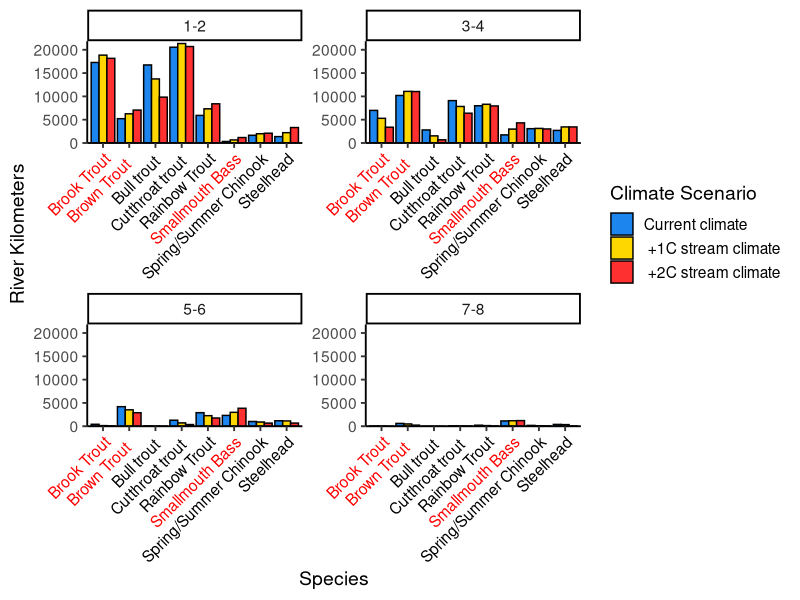
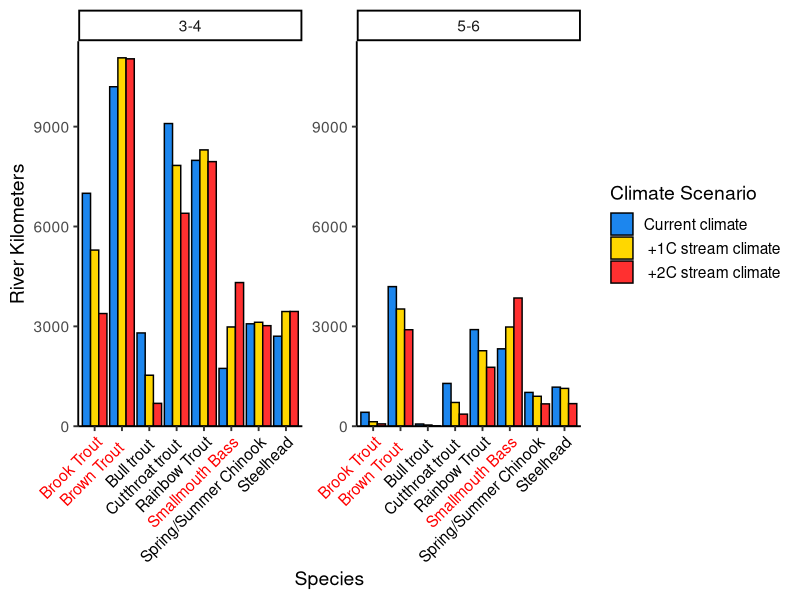
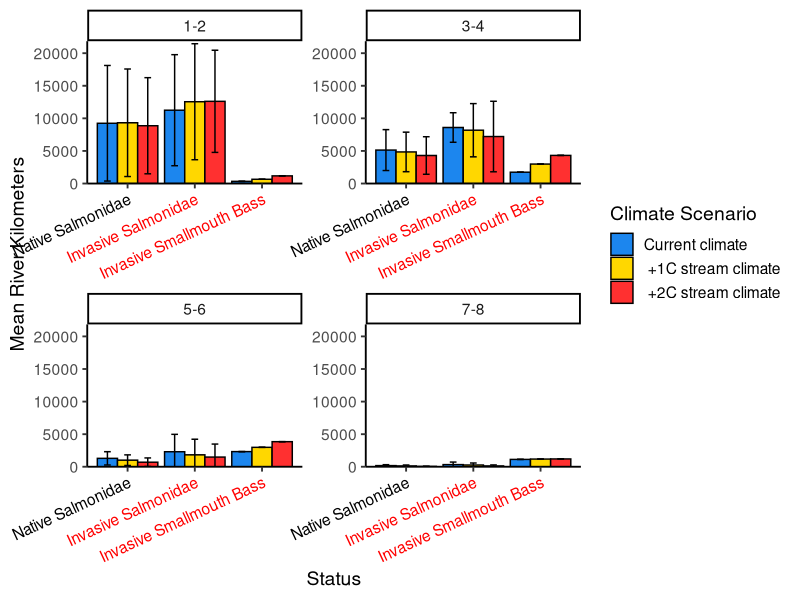

Reproduce these figures in R, in order. (Note: this script raises an error after producing the figures.)
#import data from Dan Isaak and USFS collaborators to visualize patterns across individual species and native vs. invasive status

#one thing to be very careful of: even opening the csv will convert the stream order range to a date

library(tidyverse)

#read in data
df <- read.csv("data_reformat.csv", na.strings = " . ")

#change NA to 0
df[is.na(df)] <- 0

#set columns from character to factor
df$Species <- as.factor(df$Species)
df$Taxonomy <- as.factor(df$Taxonomy)
df$Native_Invasive <- as.factor(df$Native_Invasive)
df$Climate <- as.factor(df$Climate)
df$Temperature.class <- as.factor(df$Temperature.class)
df$OrderClass <- as.factor(df$OrderClass)
df$Clearwater <- as.numeric(df$Clearwater)
df$MidSnake <- as.numeric(df$MidSnake)
df$Panhandle <- as.numeric(df$Panhandle)
df$Salmon <- as.numeric(df$Salmon)
df$SnakeBear <- as.numeric(df$SnakeBear)
df$Total <- as.numeric(df$Total)

#for now, we will focus in on optimal

df_optimal <- df %>%
  filter(Temperature.class == "Optimal") %>%
  select(Species, Taxonomy, Native_Invasive, Climate, OrderClass, Total)

#change factor order of climate

df_optimal$Climate_Scenario <- relevel(df_optimal$Climate, "Current climate")

#make species figure, so listing all of them

#color coding by native/invasive

df_optimal_sp <- ggplot(data = df_optimal, aes(x=Species, y = Total, fill=Climate_Scenario)) +
  geom_bar(stat="identity", position = "dodge", color = "black") +
  facet_wrap(~OrderClass, scales='free') +
  scale_fill_manual('Climate Scenario', values=c("dodgerblue2","gold","firebrick1")) +
  xlab("Species") +
  ylab("River Kilometers") +
  scale_y_continuous(expand = c(0,0), limits = c(0, max(df_optimal$Total+500))) +
  theme_classic(base_size=14) +
  guides(size = FALSE) +
  theme(axis.text.x = element_text(angle = 45, hjust=1, colour = c("red", "red", "black", "black", "black", "red", "black", "black")))

ggsave("df_optimal_sp.png", plot = df_optimal_sp, 
       width = 40, height = 20, units = "cm", dpi = 360)

#we talked about only looking at 3-4 and 5-6 stream order

df_optimal_order <- df_optimal %>%
  filter(OrderClass == "3-4" | OrderClass == "5-6")

df_optimal_sp_26 <- ggplot(data = df_optimal_order, aes(x=Species, y = Total, fill=Climate_Scenario)) +
  geom_bar(stat="identity", position = "dodge", color = "black") +
  facet_wrap(~OrderClass, scales='free') +
  scale_fill_manual('Climate Scenario', values=c("dodgerblue2","gold","firebrick1")) +
  xlab("Species") +
  ylab("River Kilometers") +
  scale_y_continuous(expand = c(0,0), limits = c(0, max(df_optimal_order$Total + 500))) +
  theme_classic(base_size=14) +
  theme(axis.text.x = element_text(angle = 45, hjust=1, colour = c("red", "red", "black", "black", "black", "red", "black", "black")))

ggsave("df_optimal_sp_26.png", plot = df_optimal_sp_26, 
       width = 40, height = 20, units = "cm", dpi = 360)

#other grouping is native/invasive and taxonomic groups
#will need to create a fresh column that combines taxonomic group and native/invasive status. starting with only optimal from above

df_optimal$Status <- paste0(df_optimal$Native_Invasive," ",df_optimal$Taxonomy)
df_optimal$Status <- as.factor(df_optimal$Status)

#will start with the calculating the average total
df_summary <- df_optimal %>%
  group_by(Status, OrderClass, Climate_Scenario) %>%
  summarize(Meankm = mean(Total), Sdkm=sd(Total))

#sd is NA for smallmouth, so going to turn that to 0
#change NA to 0
df_summary[is.na(df_summary)] <- 0

#change levels/order
df_summary$Status <- fct_relevel(df_summary$Status, c('Native Salmonidae','Invasive Salmonidae','Invasive Centrarchidae'))

#going to put here for ease of changing the status labels
levels(df_summary$Status) <- c("Native Salmonidae", "Invasive Salmonidae", "Invasive Smallmouth Bass")

df_sum_order_all <- ggplot(data = df_summary, aes(x=Status, y = Meankm, fill=Climate_Scenario)) +
  geom_bar(stat="identity", position = "dodge", color = "black") +
  geom_errorbar(aes(ymin=pmax(Meankm-Sdkm, 0), ymax=Meankm+Sdkm),
                width=.3,
                position=position_dodge(.9)) +
  facet_wrap(~OrderClass, scales='free') +
  scale_fill_manual('Climate Scenario', values=c("dodgerblue2","gold","firebrick1")) +
  xlab("Status") +
  ylab("Mean River Kilometers") + 
  scale_y_continuous(expand = c(0,0), limits = c(0, (max(df$Total)+500))) +
  theme_classic(base_size=14) +
  theme(axis.text.x = element_text(angle = 25, hjust=1, color = c("black", "red", "red")))

ggsave("df_sum_order_all.png", plot = df_sum_order_all, 
       width = 40, height = 20, units = "cm", dpi = 360)

#again, if only focusing on the 3-4 and 5-6
df_summary_order <- df_summary %>%
  filter(OrderClass == "3-4" | OrderClass == "5-6")

df_sum_order_26 <- ggplot(data = df_summary_order, aes(x=Status, y = Meankm, fill=Climate_Scenario)) +
  geom_bar(stat="identity", position = "dodge", color = "black") +
  geom_errorbar(aes(ymin=pmax(Meankm-Sdkm, 0), ymax=Meankm+Sdkm),
                width=.3,
                position=position_dodge(.9)) +
  facet_wrap(~OrderClass, scales='free') +
  scale_fill_manual('Climate Scenario', values=c("dodgerblue2","gold","firebrick1")) +
  xlab("Status") +
  ylab("Mean River Kilometers") +
  scale_y_continuous(expand = c(0,0), limits = c(0, (max(df_summary$Meankm)+1000))) +
  theme_classic(base_size=14) +
  theme(axis.text.x = element_text(angle = 25, hjust=1, color = c("black", "red", "red")))

ggsave("df_sum_order_26.png", plot = df_sum_order_plot, 
       width = 40, height = 20, units = "cm", dpi = 360)
